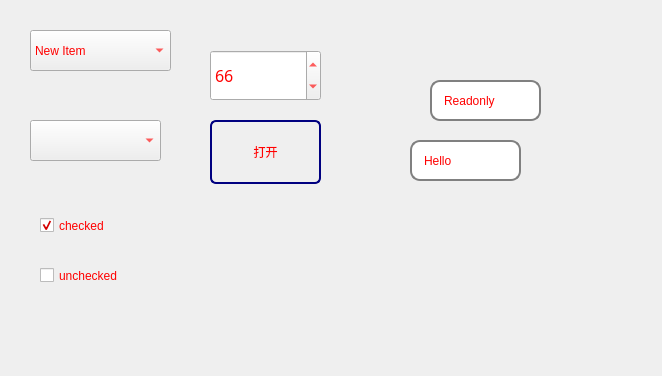
<?xml version="1.0" encoding="UTF-8"?>
<ui version="4.0">
 <class>Dialog</class>
 <widget class="QDialog" name="Dialog">
  <property name="geometry">
   <rect>
    <x>0</x>
    <y>0</y>
    <width>662</width>
    <height>376</height>
   </rect>
  </property>
  <property name="windowTitle">
   <string>Dialog</string>
  </property>
  <property name="styleSheet">
   <string notr="true">QDialog *{
	color: rgb(255, 0, 0);
	font: 12pt &quot;宋体&quot;;
}


  QPushButton {
      border: 2px solid gray;
      border-radius: 6px;
      background-color: qlineargradient(x1: 0, y1: 0, x2: 0, y2: 1,
                                        stop: 0 #f6f7fa, stop: 1 #dadbde);
      min-width: 80px;
  }

  QPushButton:pressed {
      background-color: qlineargradient(x1: 0, y1: 0, x2: 0, y2: 1,
                                        stop: 0 #dadbde, stop: 1 #f6f7fa);
  }

  QPushButton:flat {
      border: none; /* no border for a flat push button */
  }

  QPushButton:default {
      border-color: navy; /* make the default button prominent */
  }

QLineEdit{
 min-width:50px;

 max-height:40px;

 border-width: 2px;
 border-style: solid;
 border-color: gray;
 border-radius: 10px;
 padding: 0px 10px; 
	border-image: url(:/images/images/border.jpg);
}
</string>
  </property>
  <widget class="QSpinBox" name="spinBox">
   <property name="geometry">
    <rect>
     <x>210</x>
     <y>50</y>
     <width>111</width>
     <height>51</height>
    </rect>
   </property>
   <property name="font">
    <font>
     <family>宋体</family>
     <pointsize>12</pointsize>
     <weight>50</weight>
     <italic>false</italic>
     <bold>false</bold>
    </font>
   </property>
   <property name="value">
    <number>66</number>
   </property>
  </widget>
  <widget class="QCheckBox" name="checkBox">
   <property name="geometry">
    <rect>
     <x>40</x>
     <y>210</y>
     <width>131</width>
     <height>31</height>
    </rect>
   </property>
   <property name="text">
    <string>checked</string>
   </property>
   <property name="checked">
    <bool>true</bool>
   </property>
  </widget>
  <widget class="QCheckBox" name="checkBox_2">
   <property name="geometry">
    <rect>
     <x>40</x>
     <y>260</y>
     <width>121</width>
     <height>31</height>
    </rect>
   </property>
   <property name="text">
    <string>unchecked</string>
   </property>
   <property name="checked">
    <bool>false</bool>
   </property>
  </widget>
  <widget class="QComboBox" name="comboBox">
   <property name="geometry">
    <rect>
     <x>30</x>
     <y>30</y>
     <width>141</width>
     <height>41</height>
    </rect>
   </property>
   <item>
    <property name="text">
     <string>New Item</string>
    </property>
   </item>
   <item>
    <property name="text">
     <string>New Item</string>
    </property>
   </item>
   <item>
    <property name="text">
     <string>New Item</string>
    </property>
   </item>
   <item>
    <property name="text">
     <string>New Item</string>
    </property>
   </item>
  </widget>
  <widget class="QPushButton" name="pushButton">
   <property name="geometry">
    <rect>
     <x>210</x>
     <y>120</y>
     <width>111</width>
     <height>64</height>
    </rect>
   </property>
   <property name="text">
    <string>打开</string>
   </property>
   <property name="iconSize">
    <size>
     <width>16</width>
     <height>16</height>
    </size>
   </property>
  </widget>
  <widget class="QLineEdit" name="lineEdit">
   <property name="geometry">
    <rect>
     <x>410</x>
     <y>140</y>
     <width>111</width>
     <height>41</height>
    </rect>
   </property>
   <property name="text">
    <string>Hello</string>
   </property>
  </widget>
  <widget class="QLineEdit" name="lineEdit_2">
   <property name="geometry">
    <rect>
     <x>430</x>
     <y>80</y>
     <width>111</width>
     <height>41</height>
    </rect>
   </property>
   <property name="text">
    <string>Readonly</string>
   </property>
   <property name="readOnly">
    <bool>true</bool>
   </property>
  </widget>
  <widget class="QComboBox" name="comboBox_2">
   <property name="geometry">
    <rect>
     <x>30</x>
     <y>120</y>
     <width>131</width>
     <height>41</height>
    </rect>
   </property>
  </widget>
 </widget>
 <resources/>
 <connections/>
</ui>
